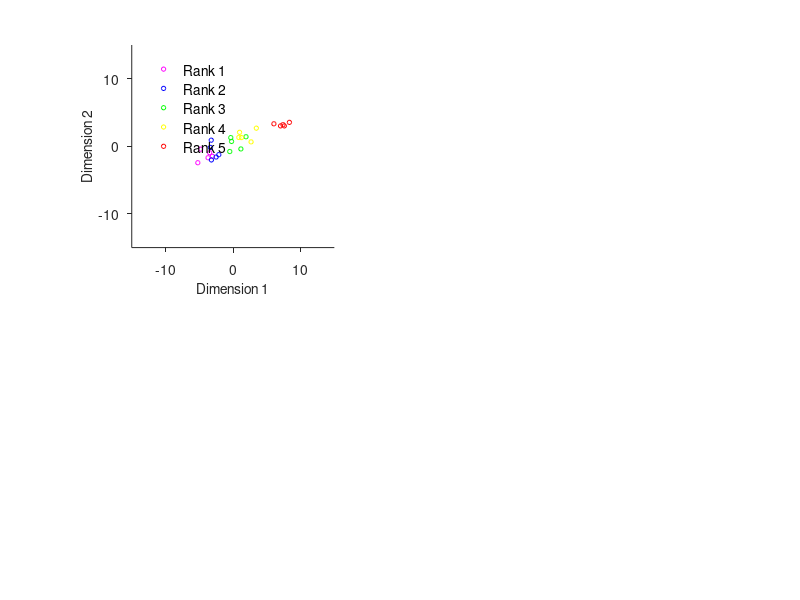

The MATLAB script that drew this image: (Note: this script raises an error after producing the figure.)
clear all
addpath(genpath('./'))
FontSize=10;

%set the situation of the classification problem in the demo.
numClass=5;
numSampleForEachClass=5;
centerForEachClass=[-2 -1 0 1 4];
numFeatureDims=100;

%make data for validation
feature=[];
label=[];
for index_class=1:numClass
    temporal_feature=zeros(numSampleForEachClass,numFeatureDims);
    temporal_feature(:,1)=centerForEachClass(index_class).*2;
    temporal_feature(:,2)=centerForEachClass(index_class).*(+1);
    feature=[feature;temporal_feature];
    label=[label;ones(numSampleForEachClass,1).*index_class];
end
feature4training=feature+randn(size(feature)).*1;
feature4test=feature+randn(size(feature)).*1;

%make the scatter plot in the feature space
%the first and second dimension have information for classifcation, other
%dimensions are irrelevant.
%Classifiers must ignore irrelevant dimensions for godd classifications
figure
subplot(2,2,1)
hold on
for index_class=1:numClass
    switch index_class
        case 1
            str4color='m';
        case 2
            str4color='b';
        case 3
            str4color='g';
        case 4
            str4color='y';
        case 5
            str4color='r';
    end
    handle4legend(index_class)=scatter(feature4training(label==index_class,1),feature4training(label==index_class,2),10,str4color); 
end
hold off
handle4legend=legend(handle4legend,{'Rank 1','Rank 2','Rank 3','Rank 4','Rank 5'});
set(handle4legend,'Box','off','FontSize',FontSize,'Location','NorthWest')
set(gca,'Box','off','TickDir','out','TickLength',[0.02 0.02])
xlim([-15 15])
ylim([-15 15])
xlabel('Dimension 1','FontSize',FontSize)
ylabel('Dimension 2','FontSize',FontSize)
set(gca,'XTick',[-100:10:100],'FontSize',FontSize)
set(gca,'YTick',[-100:10:100],'FontSize',FontSize)
axis square


%Training of sparse ordianl logistic regression
model=SOLRtrain(feature4training,label);
%Prediction for test data
[predictedLabel_solr P]=SOLRpredict(feature4test,model);
score4SOLR=(sum(predictedLabel_solr==label)./length(predictedLabel_solr)).*100;

%plot the weights obtained
subplot(2,2,3)
bar(model.beta)
xlabel('Feature dimensions','FontSize',FontSize)
ylabel('Weight value','FontSize',FontSize)
set(gca,'XTick',[1 20:20:numFeatureDims],'FontSize',FontSize)
set(gca,'YTick',[0:1:10],'FontSize',FontSize)
xlim([0 numFeatureDims+1])
ylim([0 max(model.beta)+0.1])
set(gca,'Box','off','TickDir','out','TickLength',[0.02 0.02])

%classification with SLR (with a code implemented by Okito Yamashita)
[ww, ix_eff_all, errTable_tr, errTable_te, parm, AXall, Ptr, Pte] =...
    muclsfy_smlr(feature4training, label, feature4test, label);
score4SLR=100.*(sum(diag(errTable_te))./length(label));

%classification with SLiR and thresholding (with a code implemented by MasaAki Sato)
param4SLiR.Ntrain = 2000; 
param4SLiR.Nskip  = 2000; 
param4SLiR.data_norm =0;
model=[];
model = linear_map_sparse_cov(feature4training', label', model, param4SLiR);
predictedLabel_slir=predict_output(feature4test', model, param4SLiR)';
predictedLabel_slir=round(predictedLabel_slir);
predictedLabel_slir(predictedLabel_slir<1)=1;
predictedLabel_slir(predictedLabel_slir>numClass)=numClass;
score4SLiR=(sum(predictedLabel_slir==label)./length(predictedLabel_slir)).*100;

%compare the accuracy between SOLR, SLR, and SLiR.
subplot(2,2,4)
bar([score4SOLR score4SLR score4SLiR])
ylabel('% correct','FontSize',FontSize)
set(gca,'XTick',[1 2 3],'XTickLabel',{'SOLR','SMLR','SLiR'},'FontSize',FontSize)
set(gca,'YTick',[0:25:100],'FontSize',FontSize)
xlim([0 4])
ylim([0 100])
set(gca,'Box','off','TickDir','out','TickLength',[0.02 0.02])

saveas(gcf,'figDemoComp_SOLRvsSMLRvsSLiR_20171227.png','png')
